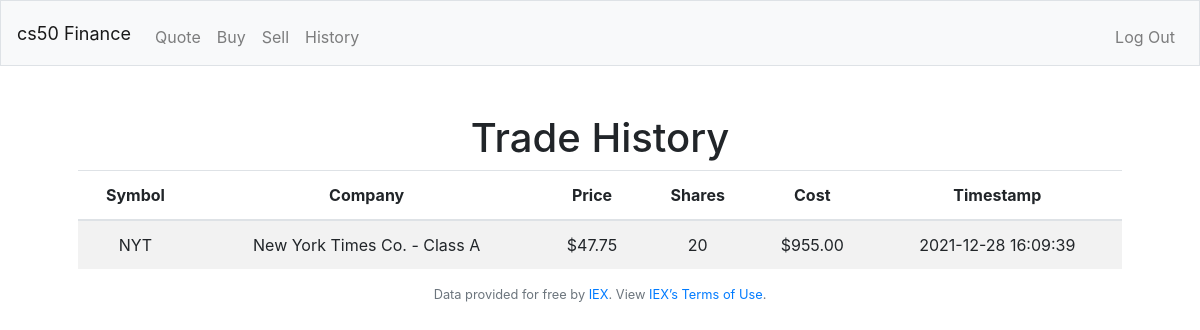
The app's page /history (signed in) with its own data.
### tables this page shows
CREATE TABLE "transactions" (
	"id"	INTEGER NOT NULL,
	"userid"	INTEGER NOT NULL,
	"symbol"	TEXT NOT NULL,
	"companyName"	TEXT NOT NULL,
	"price"	NUMERIC NOT NULL,
	"shares"	INTEGER NOT NULL,
	"cost"	NUMERIC NOT NULL,
	"timestamp"	TEXT NOT NULL,
	PRIMARY KEY("id"),
	FOREIGN KEY("userid") REFERENCES "users"("id")
);

### app.py (the view)
@app.route("/history")
@login_required
def history():
    trades = db.execute(
        "SELECT symbol, companyName, price, shares, cost, timestamp \
        FROM transactions \
        WHERE userid = ?",
        session["user_id"])
    for trade in trades:
        trade["price"] = usd(trade["price"])
        trade["cost"] = usd(trade["cost"])
    return render_template("history.html", trades=trades)

### app.py (called while the page is built)
@app.after_request
def after_request(response):
    response.headers["Cache-Control"] = "no-cache, no-store, must-revalidate"
    response.headers["Expires"] = 0
    response.headers["Pragma"] = "no-cache"
    return response

### helpers.py (called while the page is built)
def login_required(f):
    @wraps(f)
    def decorated_function(*args, **kwargs):
        if session.get("user_id") is None:
            return redirect("/login")
        return f(*args, **kwargs)
    return decorated_function

def usd(value):
    return f"${value:,.2f}"

### templates/history.html (shortened to what this page needs)
{% extends "layout.html" %}
{% block main %}
    <h1>Trade History</h1>
    {% if not trades %}
        <h3>No trades yet!</h3>
    {% else %}
    <table class="table table-striped">
        <thead>
            <tr>
                <th>Symbol</th>
                <th>Company</th>
                <th>Price</th>
                <th>Shares</th>
                <th>Cost</th>
                <th>Timestamp</th>
            </tr>
        </thead>
        <tbody>
            {% for trade in trades %}
            <tr>
                <td>{{ trade.symbol }}</td>
                <td>{{ trade.companyName }}</td>
                <td>{{ trade.price }}</td>
                <td>{{ trade.shares }}</td>
                <td>{{ trade.cost }}</td>
                <td>{{ trade.timestamp }}</td>
            </tr>
            {% endfor %}
        </tbody>
    {% endif %}
{% endblock %}

### records on screen
transactions: symbol "NYT", companyName "New York Times Co. - Class A", price "$47.75", shares "20", cost "$955.00", timestamp "2021-12-28 16:09:39"
